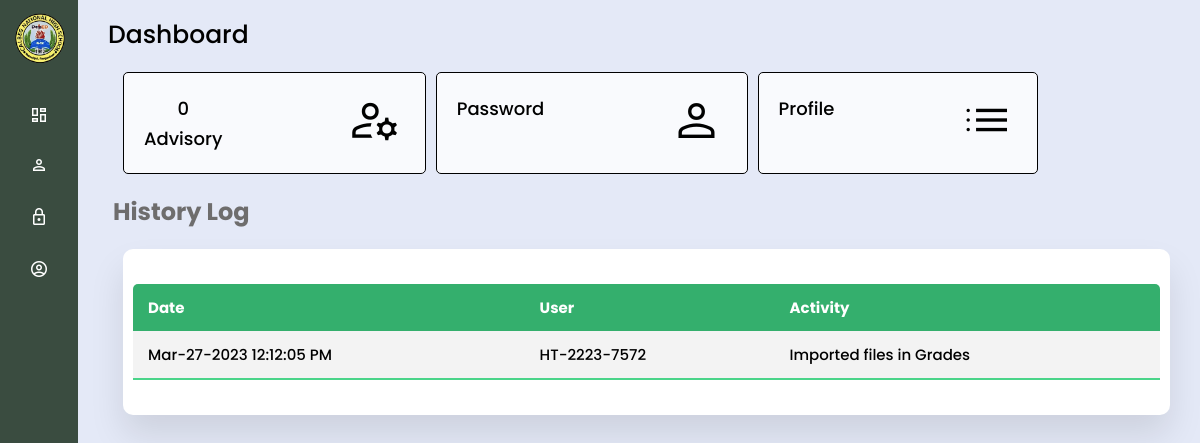
The page /teacher/teacherDashboard.php on the database its author committed.
### tables this page shows
CREATE TABLE `activitylog` (
  `id` int(11) NOT NULL,
  `user` varchar(255) NOT NULL,
  `activity` varchar(255) NOT NULL,
  `date` varchar(255) NOT NULL,
  `time` varchar(255) NOT NULL
);

### teacher/teacherDashboard.php (the view, shortened to what this page needs)
<?php
  include "../includes/database.php";
?>
<!DOCTYPE html>
<html lang="en">
  <head>
      <link rel="stylesheet" href="../assets/css/navContainer.css">
      <link rel="stylesheet" href="../assets/css/style.css">
      <link rel="stylesheet" href="../assets/css/swiper-bundle.min.css" />
  </head>
  <body>
    <?php include 'navBar/sideMenu.php';?>
    <section class="home-section">
      <div class="header">Dashboard</div>
<div class="container">
        <div>
          <div class="grid-container">
          <div onclick="location.href='viewAdvisory.php';" style="cursor: pointer;">
              <div class="faculty">
                <div>
                  <?php
                    $advisory = $_SESSION['advisory'];
                    $sql= "SELECT count(id) As total from tblstudent where grade = '$advisory'";
                    $result = mysqli_query($conn, $sql);
                    $value = mysqli_fetch_assoc($result);
                    $num_rows = $value['total']
                    ?>
                  <span class="numCount"><?php echo($num_rows);?></span>
                </div>
              <div>
                  <span class="numCount">Advisory</span>
              </div>
              </div>
              <div class="facultyright">
              <i class="material-symbols-outlined" id="dashLogo">
</i>
              </div>
            </div>
            <div onclick="location.href='ViewPassword.php';" style="cursor: pointer;">
              <div class="faculty">
                <div>
                    <span class="numCount">Password</span>
                  </div>
              </div>
              <div class="facultyright">
              <i class="material-symbols-outlined" id="dashLogo">
            </i>
              </div>
            </div>
            <div onclick="location.href='ViewProfile.php';" style="cursor: pointer;">
              <div class="faculty">
                <div>
                    <span class="numCount">Profile</span>
                  </div>
              </div>
                <div class="facultyright" >
                <i class="material-symbols-outlined" id="dashLogo">
          </i>
              </div>
            </div>
          </div>
        </div>
      </div>
      <div class="main-top"><h1>History Log</h1></div>
      <div class="historyLog">
    <div class="history-list">
        <table class="table">
            <thead>
                <thead>
                    <tr>
                        <th>Date</th>
                        <th>User</th>
                        <th>Activity</th>
                    </tr>
                </thead>
                <tbody>
                    <?php
                        $ret=mysqli_query($conn,"SELECT * from activitylog");
                        while ($row=mysqli_fetch_array($ret)) {
                    ?>
                    <tr>
                        <td data-label="Date"><?php  echo $row['date'];?></td>
                        <td data-label="User"><?php  echo $row['user'];?></td>
                        <td data-label="Activity"><?php  echo $row['activity'];?></td>
                    </tr>
                    <?php
                    }?>
            </tbody>
        </table>
    </div>
                  </div>
    </section>
  </body>
</html>

### assets/css/navContainer.css (style rules this page uses)
* { margin: 0; padding: 0; box-sizing: border-box; font-family: 'Poppins', sans-serif; }
body { background: #E4E9F7; }
.home-section { position: relative; left: 260px; width: calc(100% - 260px); transition: all 0.5s ease; font-weight: 500; color: var(--text-color); padding: 8px 0px 8px 15px; }
@media (max-width: 1275px) { .sidebar.close ~ .home-section { left: 78px; width: calc(100% - 78px); } }

### assets/css/style.css (style rules this page uses)
.main-top { display: flex; width: 100%; padding: 10px 20px; }
h1 { color:rgb(110, 109, 109) ; }
.container { max-width: 100%; width: 100%; padding: 0 20px; }
.header { font-size: 25px; font-weight: 500; color: var(--text-color); padding: 8px 0px 8px 15px; }
.historyLog { padding: 0 30px; }
.history-list { width: 100%; padding: 10px; margin-top: 10px; background: #fff; border-radius: 10px; box-shadow: 0 20px 35px rgba(0, 0, 0, 0.1); }
.table { border-collapse: collapse; margin: 25px 0; font-size: 15px; min-width: 100%; overflow: hidden; border-radius: 5px 5px 0 0; }
table thead tr { color: #fff; background: #34AF6D; text-align: left; font-weight: bold; }
.table th, .table td { padding: 12px 15px; }
.table tbody tr { border-bottom: 1px solid #ddd; }
.table tbody tr:nth-of-type(odd) { background: #f3f3f3; }
.table tbody tr:last-of-type { border-bottom: 2px solid #4AD489; }
.grid-container { display: grid; grid-template-columns: auto auto auto auto; gap: 10px; padding: 10px; }
.grid-container > div { background-color: rgba(255, 255, 255, 0.8); border: 1px solid black; text-align: center; font-size: 20px; padding: 20px; border-radius: 5px; width: 100%; }
.faculty { float: left; }
.facultyright { float: right; margin: auto; align-items: center; }
#dashLogo { min-width: 60px; border-radius: 6px; height: 100%; display: flex; align-items: center; justify-content: center; font-size: 4.5vw; }
.numCount { font-size: 1.5vw; }

### rows shown on the page
activitylog: date "Mar-27-2023 12:12:05 PM", user "HT-2223-7572", activity "Imported files in Grades"

### other values the page prints
$num_rows "0"
